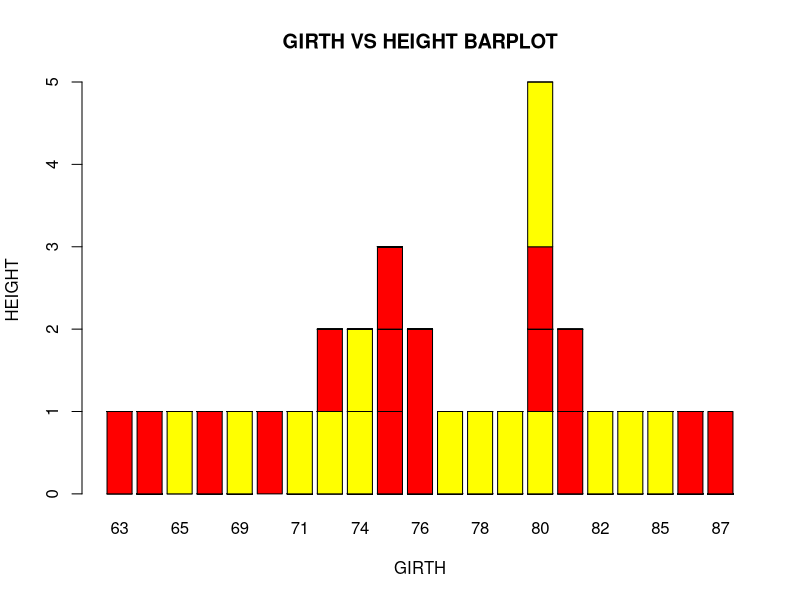
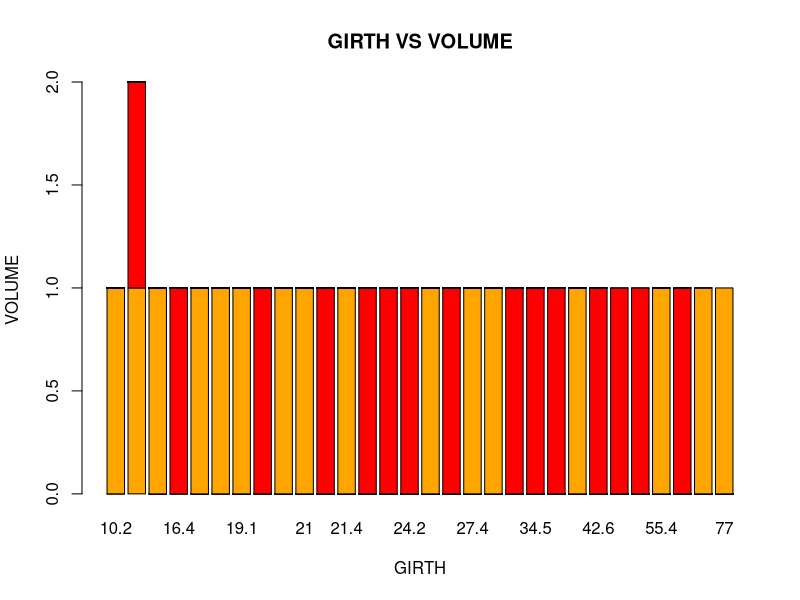
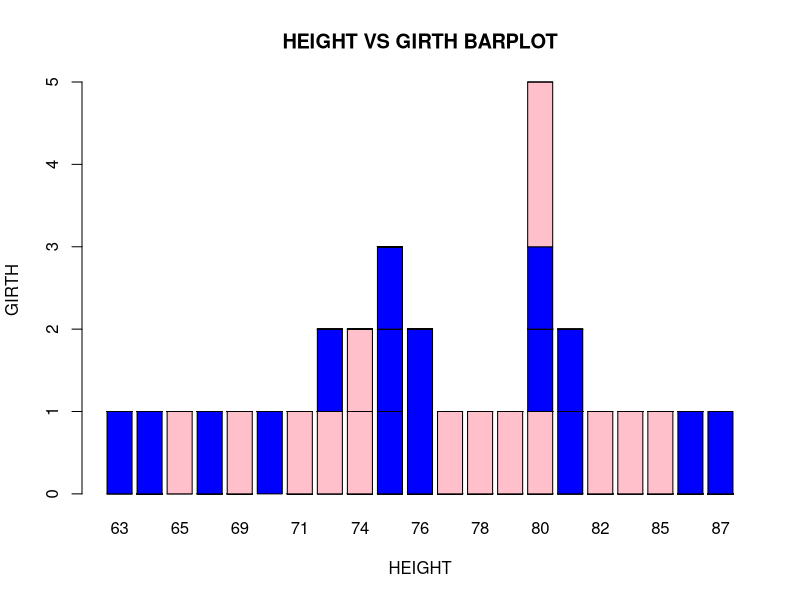
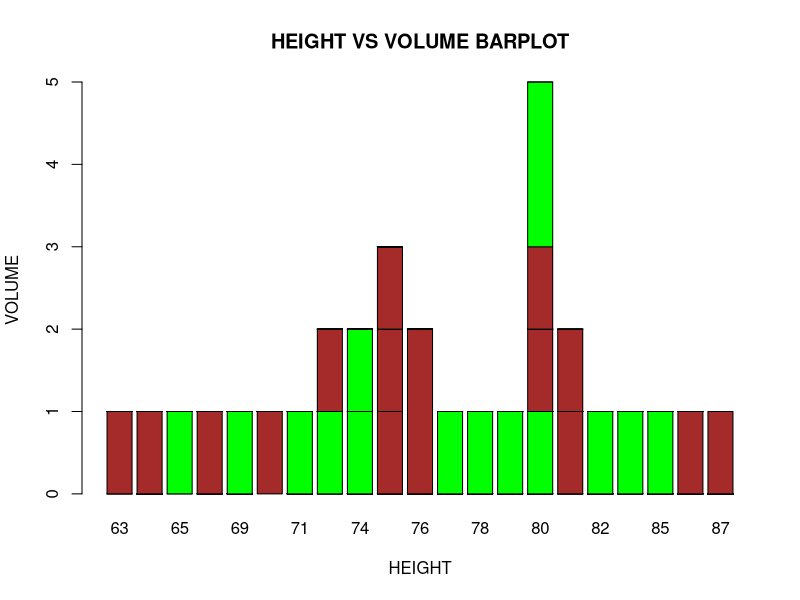
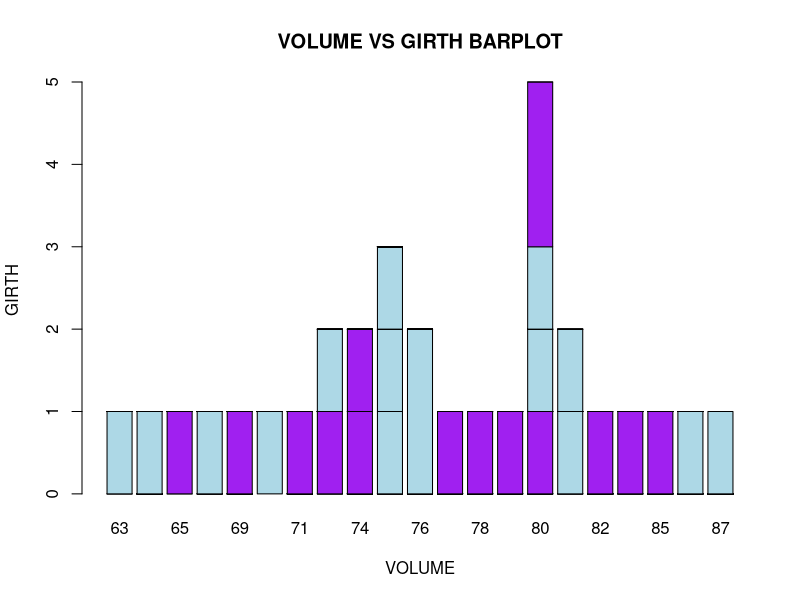
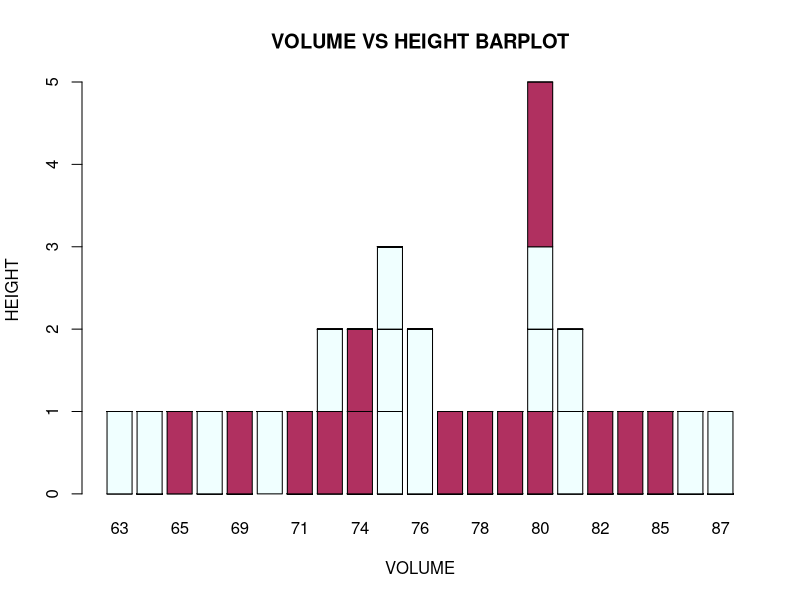
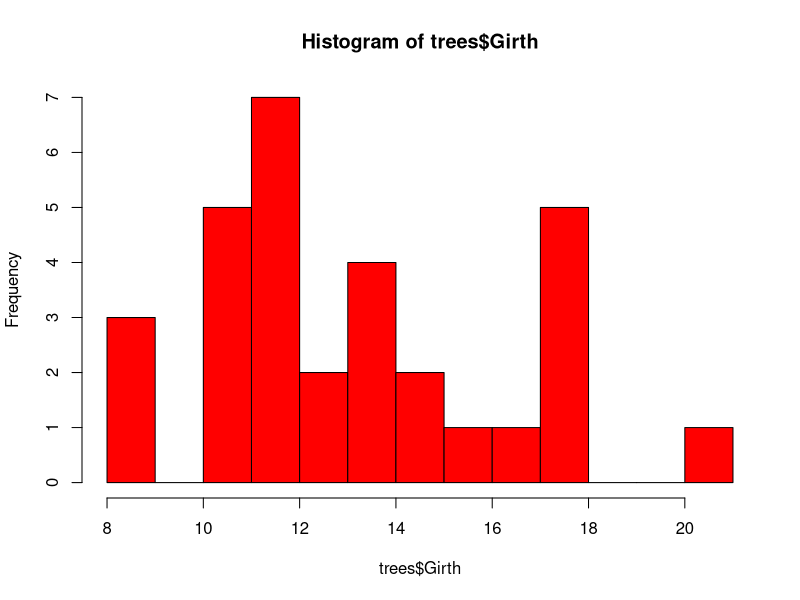
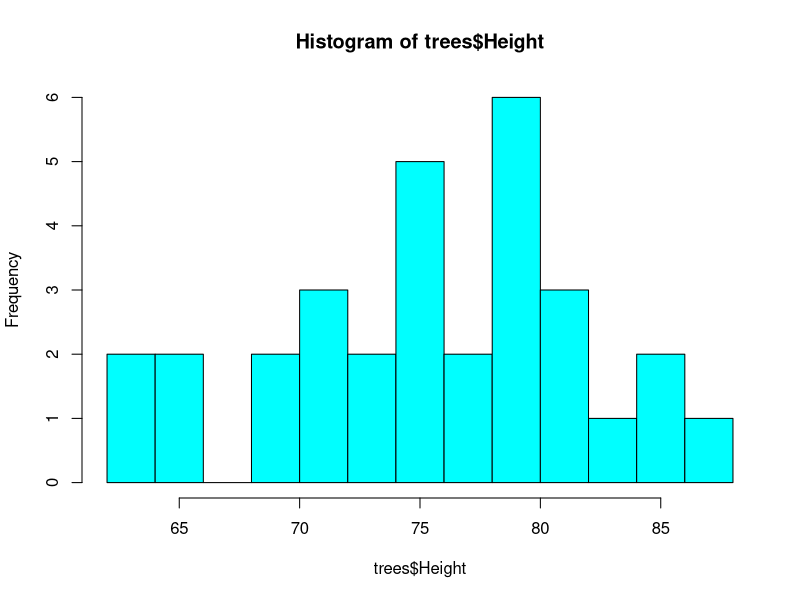

Reproduce these figures in R, in order.
data=trees
library(ggplot2)
View(trees)
count = table(trees$Girth,trees$Height)
count1 = table(trees$Girth,trees$Volume)
count2 = table(trees$Height,trees$Girth)
count3 = table(trees$Height,trees$Volume)
count4 = table(trees$Volume,trees$Girth)
count5 = table(trees$Volume,trees$Height)
barplot(count,main = "GIRTH VS HEIGHT BARPLOT",xlab = "GIRTH",ylab = "HEIGHT",col = c("red","yellow"))
barplot(count1,main = "GIRTH VS VOLUME",xlab = "GIRTH",ylab = "VOLUME",col = c("orange","red"))
barplot(count,main = "HEIGHT VS GIRTH BARPLOT",xlab = "HEIGHT",ylab = "GIRTH",col = c("blue","pink"))
barplot(count,main = "HEIGHT VS VOLUME BARPLOT",xlab = "HEIGHT",ylab = "VOLUME",col = c("brown","green"))
barplot(count,main = "VOLUME VS GIRTH BARPLOT",xlab = "VOLUME",ylab = "GIRTH",col = c("lightblue","purple"))
barplot(count,main = "VOLUME VS HEIGHT BARPLOT",xlab = "VOLUME",ylab = "HEIGHT",col = c("azure","maroon"))
hist(trees$Girth,breaks = 10,col = "red")
hist(trees$Height,breaks = 10,col = "cyan")
hist(trees$Volume,breaks = 10,col = "brown")

library(plotrix)
plot(trees)
plot(trees$Girth,main = "LINE CHART FOR GIRTH OF TREES",type = "b",col = "darkblue")
plot(trees$Height,main = "LINE CHART FOR HEIGHT OF TREES",type = "b",col = "red")
plot(trees$Volume,main = "LINE CHART FOR VOLUME OF TREES",type = "b",col = "orange")

boxplot(trees$Girth,main = "GIRTH OF TREES",varwidth = TRUE,col = "red")
boxplot(trees$Height,main ="HEIGHT OF TREES",varwidth = TRUE,col = "purple")
boxplot(trees$Volume,main = "VOLUME OF TREES",varwidth = TRUE,col = "cyan")

density_data = density(trees$Girth)
density_data2 = density(trees$Height)
density_data3 = density(trees$Volume)
plot(density_data)
plot(density_data2)
plot(density_data3)
polygon(density_data,col = "yellow",border = "black")
polygon(density_data2,col = "green",border = "black")
polygon(density_data3,col = "purple",border = "black")

pie(trees$Girth,main = "GIRTH OF A TREES",col = rainbow(31))
pie(trees$Height,main = "HEIGHT OF TREES",col = rainbow(31))
pie(trees$Volume,main = "VOLUME OF TREES",col = rainbow(31))
pie3D(trees$Girth,main = "GIRTH OF A TREES",col = rainbow(31))
pie3D(trees$Height,main = "HEIGHT OF TREES",col = rainbow(31))
pie3D(trees$Volume,main = "VOLUME OF TREES",col = rainbow(31))
pie3D(trees$Girth,main = "GIRTH OF A TREES",col = rainbow(31),explode = 1.0)
pie3D(trees$Height,main = "HEIGHT OF TREES",col = rainbow(31),explode = 1.0)
pie3D(trees$Volume,main = "VOLUME OF TREES",col = rainbow(31),explode = 1.0)


